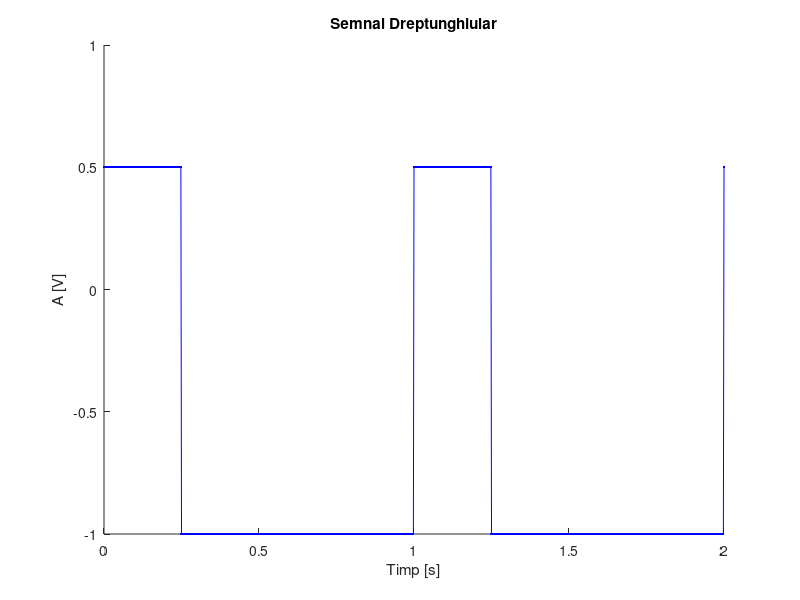
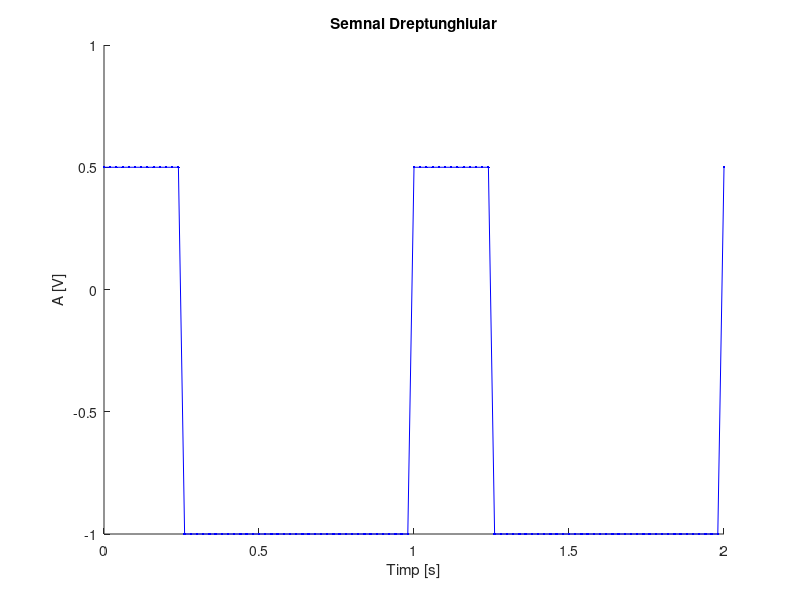
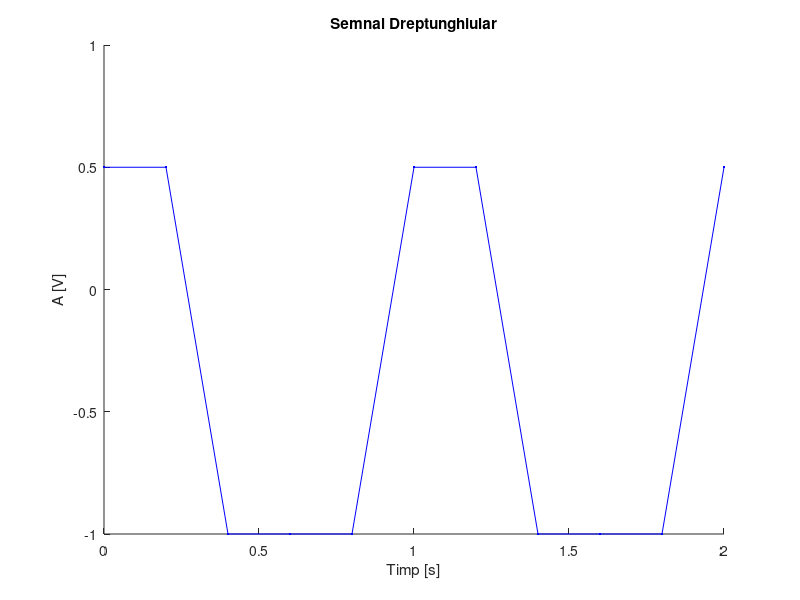

Reproduce these figures in MATLAB, in order.
%semnal dreptunghiular periodic
%n=25%, T=2s, A+=0.5, A-=-1
figure(1)
hold on
t=0:0.002:2;   %0.002=2ms=rezolutia temporara
x=0.75*square(t*2*pi, 25)-0.25;
plot(t,x,'-b.')
title('Semnal Dreptunghiular')
xlabel('Timp [s]')
ylabel('A [V]')

figure(2)
hold on
t=0:0.02:2;   %0.02=20ms=rezolutie temporara
x=0.75*square(t*2*pi, 25)-0.25;
plot(t,x,'-b.')
title('Semnal Dreptunghiular')
xlabel('Timp [s]')
ylabel('A [V]')

figure(3)
hold on
t=0:0.2:2;       %0.2=200ms=reolutie temporara
x=0.75*square(t*2*pi, 25)-0.25;
plot(t,x,'-b.')
title('Semnal Dreptunghiular')
xlabel('Timp [s]')
ylabel('A [V]')

%title, xlabel, ylabel precizeaza titlul graficului si a etichetelor axelor
%Cu ajutorul functiei plot se traseaza graficul.
%Cu functia figure(n) se creeaza graficul fiecarei rezolutii temporare
%intr-un grafic separat.Hold on retine graficele deja existente in sistemul
%de axe asupra caruia se opereaza.
%Deoarece square(t, duty) genereaza un semnal dreptunghiular simetric,
%acesta trebuie inmultit si adunat cu constante pentru a indeplini
%cerintele.De asemenea, argumetul t al functiei a fost inmultit cu 2pi din
%acelasi motiv.
%a*1+b=0.5 
%a*(-1)+b=-1   din acestea doua rezulta ca a=0.75 si b=-0.25